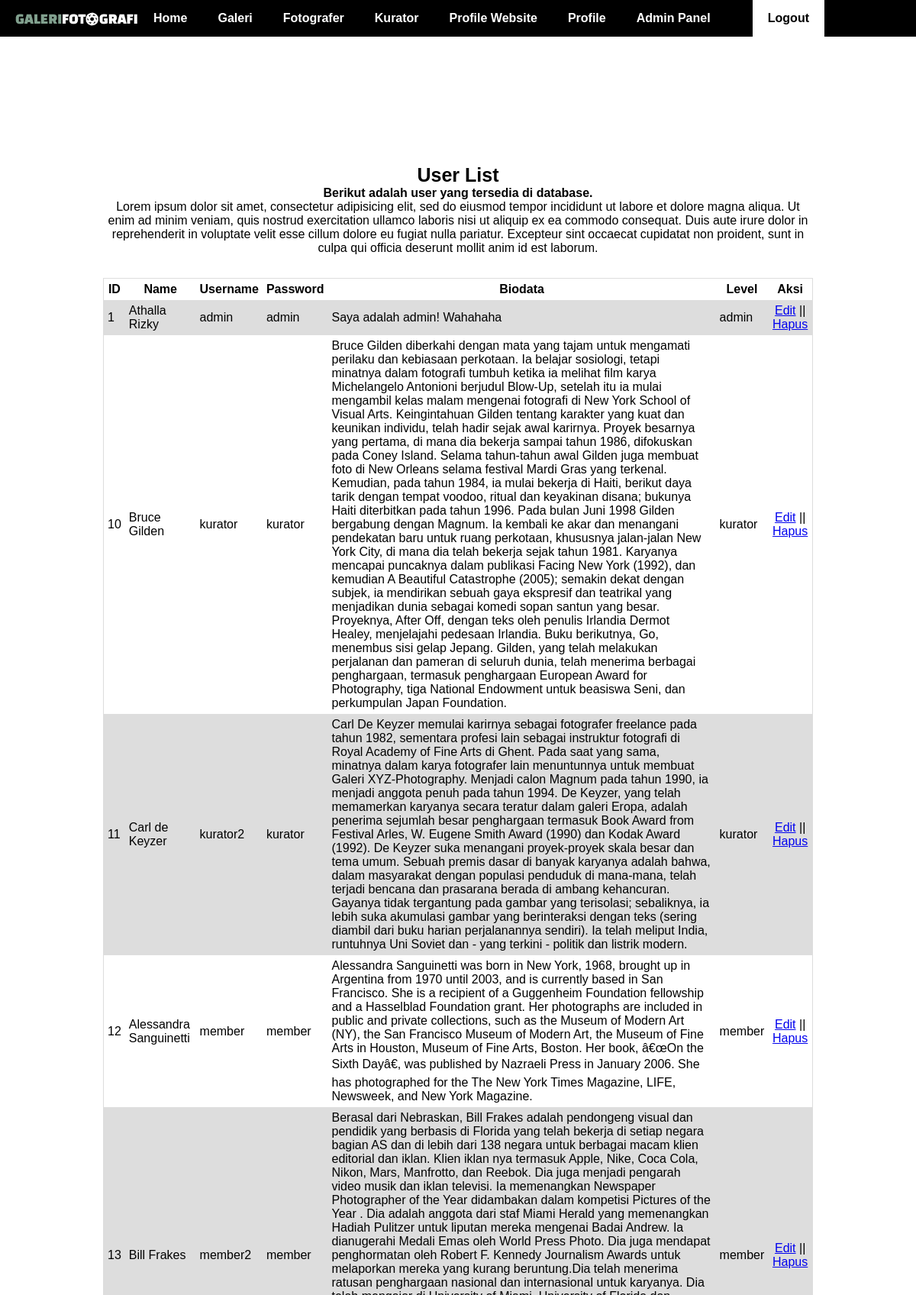
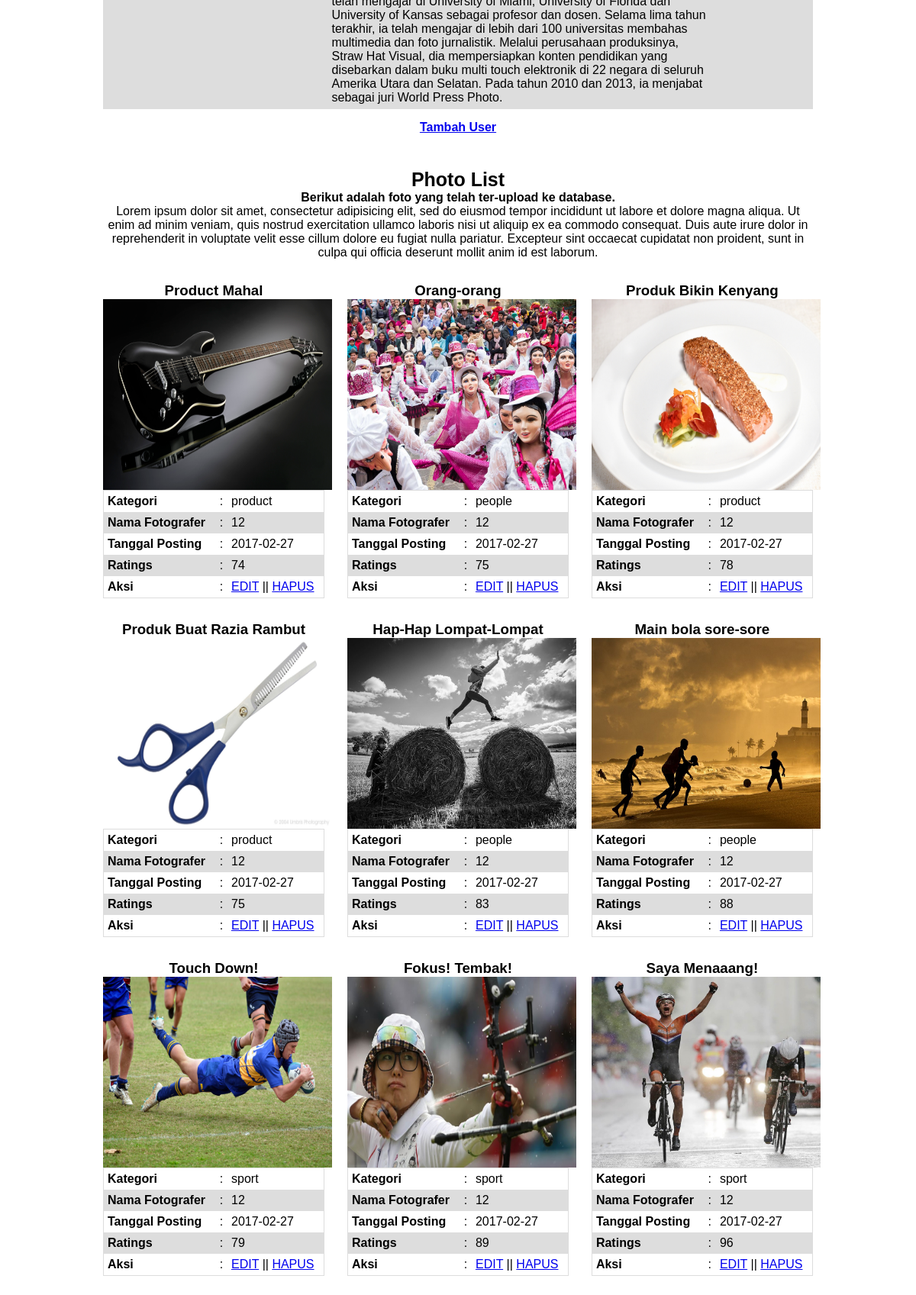
The page /index.php?page=adminPanel (signed in, upper part) on the database its author committed (2 pictures, top to bottom).
### tables this page shows
CREATE TABLE `tb_users` (
  `id` int(11) NOT NULL,
  `name` varchar(25) NOT NULL,
  `username` varchar(25) NOT NULL,
  `password` varchar(25) NOT NULL,
  `photoProfile` varchar(50) DEFAULT NULL,
  `biodata` text,
  `level` enum('admin','kurator','member','') NOT NULL DEFAULT 'member'
);

CREATE TABLE `tb_photo` (
  `id` int(11) NOT NULL,
  `title` varchar(25) NOT NULL,
  `photo` varchar(50) NOT NULL,
  `category` enum('product','people','sport','') DEFAULT NULL,
  `date` date NOT NULL,
  `descPhoto` text NOT NULL,
  `id_user` int(11) NOT NULL,
  `ratings` int(11) DEFAULT NULL
);

### page/adminPanel.php (the view, shortened to what this page needs)
<?php
require_once "header.php";
require_once "core/connection.php";
$query = "SELECT * FROM tb_users";
$result = $conn->query($query);
?>
 <section id="main-title">
   <div class="container">
     <div class="row area">
       <div class="col-12">
         <h1 class="master-title">User List</h1>
         <p class="main-title-desc"><b>Berikut adalah user yang tersedia di database.</b></p>
         <p class="main-title-desc">Lorem ipsum dolor sit amet, consectetur adipisicing elit, sed do eiusmod
         tempor incididunt ut labore et dolore magna aliqua. Ut enim ad minim veniam,
         quis nostrud exercitation ullamco laboris nisi ut aliquip ex ea commodo consequat.
         Duis aute irure dolor in reprehenderit in voluptate velit esse cillum dolore eu fugiat
         nulla pariatur. Excepteur sint occaecat cupidatat non proident, sunt in culpa qui officia
         deserunt mollit anim id est laborum.
         </p>
       </div>
     </div>
     <div class="col-12">
       <table>
         <tr>
           <th>ID</th>
           <th>Name</th>
           <th>Username</th>
           <th>Password</th>
           <th>Biodata</th>
           <th>Level</th>
           <th>Aksi</th>
         </tr>
         <?php if($result->num_rows > 0){
            while($user = $result->fetch_assoc()){
         ?>
             <tr>
               <td><?= $user['id']; ?></td>
               <td><?= $user['name']; ?></td>
               <td><?= $user['username']; ?></td>
               <td><?= $user['password']; ?></td>
               <td><?= $user['biodata']; ?></td>
               <td><?= $user['level']; ?></td>
               <td>
                 <div class="action">
                   <a href="?page=profile&action=edit&id=<?=$user['id'];?>">Edit</a> ||
                   <a href="?page=profile&action=delete&id=<?=$user['id'];?>">Hapus</a>
                 </div>
               </td>
             </tr>
        <?php }} ?>
       </table>
       <div class="col-12">
         <p class="main-title-desc"><b><a href="?page=profile&action=add">Tambah User</a></b></p>
       </div>
     </div>
     </div>
 </section>
 <section id="gallery">
   <div class="container">
     <div class="row">
       <div class="col-12">
         <h1 class="master-title">Photo List</h1>
         <p class="main-title-desc"><b>Berikut adalah foto yang telah ter-upload ke database.</b></p>
         <p class="main-title-desc">Lorem ipsum dolor sit amet, consectetur adipisicing elit, sed do eiusmod
         tempor incididunt ut labore et dolore magna aliqua. Ut enim ad minim veniam,
         quis nostrud exercitation ullamco laboris nisi ut aliquip ex ea commodo consequat.
         Duis aute irure dolor in reprehenderit in voluptate velit esse cillum dolore eu fugiat
         nulla pariatur. Excepteur sint occaecat cupidatat non proident, sunt in culpa qui officia
         deserunt mollit anim id est laborum.
         </p>
       </div>
      <?php
        $query2 ="SELECT * FROM tb_photo";
        $result2 = $conn->query($query2);
        if($result2->num_rows > 0){
          while($photo = $result2->fetch_assoc()){
      ?>
       <div class="col-4">
         <h3 class="titlePhoto"><?= $photo['title']; ?></h3>
         <img src="asset/img/<?= $photo['photo']; ?>" class="box-photo" style="margin: auto; display:block;">
         <table>
           <tr>
             <td><b>Kategori</b></td>
             <td>:</td>
             <td><?= $photo['category']; ?></td>
           </tr>
           <tr>
             <td><b>Nama Fotografer</b></td>
             <td>:</td>
             <td><?= $photo['id_user']; ?></td>
           </tr>
           <tr>
             <td><b>Tanggal Posting</b></td>
             <td>:</td>
             <td><?= $photo['date']; ?></td>
           </tr>
           <tr>
             <td><b>Ratings</b></td>
             <td>:</td>
             <td><?= $photo['ratings']; ?></td>
           </tr>
           <tr>
             <td><b>Aksi</b></td>
             <td>:</td>
             <td>
               <a href="?page=photo&action=edit&id=<?=$photo['id'];?>">EDIT</a> ||
               <a href="?page=photo&action=delete&id=<?=$photo['id'];?>">HAPUS</a>
             </td>
           </tr>
         </table>
       </div>
       <?php } }?>
     </div>
   </div>
 </section>

### asset/style.css (style rules this page uses)
* { margin: 0px; padding: 0px; box-sizing : border-box; font-family: Helvetica; }
.container { width: 80%; margin: auto; }
.row { content: ''; clear: both; display: table; }
[class*="col-"] { padding: 15px; float: left; }
.col-4 { width: 33.33%; }
.col-12 { width: 100%; }
.master-title { font-size: 25px; text-align: center; }
.area { padding-top: 200px; }
.main-title-desc { text-align: center; }
.titlePhoto { text-align: center; }
.box-photo { width: 300px; height: 250px; }
table { border-collapse: collapse; width: 100%; }
td, th { padding: 5px; }

### page/adminPanel.php (style rules this page uses)
table { border-collapse: collapse; border: 1px solid #dddddd; width: 100%; }
td,th { padding: 5px; }
tr:nth-child(even) { background: #dddddd; }
.action { display: block; margin: 0 auto; text-align: center; }

### rows shown on the page
tb_users: id "1", name "Athalla Rizky", username "admin", password "admin", biodata "Saya adalah admin! Wahahaha", level "admin"
tb_users: id "10", name "Bruce Gilden", username "kurator", password "kurator", biodata "Bruce Gilden diberkahi dengan mata yang tajam untuk mengamati perilaku dan kebiasaan perkotaan. Ia belajar sosiologi, tetapi minatnya dalam fotografi tumbuh ketika ia melihat film karya Michelangelo Antonioni berjudul Blow-Up, setelah itu ia mulai mengambil kelas malam mengenai fotografi di New York School of Visual Arts. Keingintahuan Gilden tentang karakter yang kuat dan keunikan individu, telah hadir sejak awal karirnya. Proyek besarnya yang pertama, di mana dia bekerja sampai tahun 1986, difokuskan pada Coney Island. Selama tahun-tahun awal Gilden juga membuat foto di New Orleans selama festival Mardi Gras yang terkenal. Kemudian, pada tahun 1984, ia mulai bekerja di Haiti, berikut daya…", level "kurator"
tb_users: id "11", name "Carl de Keyzer", username "kurator2", password "kurator", biodata "Carl De Keyzer memulai karirnya sebagai fotografer freelance pada tahun 1982, sementara profesi lain sebagai instruktur fotografi di Royal Academy of Fine Arts di Ghent. Pada saat yang sama, minatnya dalam karya fotografer lain menuntunnya untuk membuat Galeri XYZ-Photography. Menjadi calon Magnum pada tahun 1990, ia menjadi anggota penuh pada tahun 1994. De Keyzer, yang telah memamerkan karyanya secara teratur dalam galeri Eropa, adalah penerima sejumlah besar penghargaan termasuk Book Award from Festival Arles, W. Eugene Smith Award (1990) dan Kodak Award (1992). De Keyzer suka menangani proyek-proyek skala besar dan tema umum. Sebuah premis dasar di banyak karyanya adalah bahwa, dalam…", level "kurator"
tb_users: id "12", name "Alessandra Sanguinetti", username "member", password "member", biodata "Alessandra Sanguinetti was born in New York, 1968, brought up in Argentina from 1970 until 2003, and is currently based in San Francisco. She is a recipient of a Guggenheim Foundation fellowship and a Hasselblad Foundation grant. Her photographs are included in public and private collections, such as the Museum of Modern Art (NY), the San Francisco Museum of Modern Art, the Museum of Fine Arts in Houston, Museum of Fine Arts, Boston. Her book, â€œOn the Sixth Dayâ€, was published by Nazraeli Press in January 2006. She has photographed for the The New York Times Magazine, LIFE, Newsweek, and New York Magazine.", level "member"
tb_users: id "13", name "Bill Frakes", username "member2", password "member", biodata "Berasal dari Nebraskan, Bill Frakes adalah pendongeng visual dan pendidik yang berbasis di Florida yang telah bekerja di setiap negara bagian AS dan di lebih dari 138 negara untuk berbagai macam klien editorial dan iklan. Klien iklan nya termasuk Apple, Nike, Coca Cola, Nikon, Mars, Manfrotto, dan Reebok. Dia juga menjadi pengarah video musik dan iklan televisi. Ia memenangkan Newspaper Photographer of the Year didambakan dalam kompetisi Pictures of the Year . Dia adalah anggota dari staf Miami Herald yang memenangkan Hadiah Pulitzer untuk liputan mereka mengenai Badai Andrew. Ia dianugerahi Medali Emas oleh World Press Photo. Dia juga mendapat penghormatan oleh Robert F. Kennedy Journalism…", level "member"
tb_photo: title "Product Mahal", photo (picture), category "product", id_user "12", date "2017-02-27", ratings "74"
tb_photo: title "Orang-orang", photo (picture), category "people", id_user "12", date "2017-02-27", ratings "75"
tb_photo: title "Produk Bikin Kenyang", photo (picture), category "product", id_user "12", date "2017-02-27", ratings "78"
tb_photo: title "Produk Buat Razia Rambut", photo (picture), category "product", id_user "12", date "2017-02-27", ratings "75"
tb_photo: title "Hap-Hap Lompat-Lompat", photo (picture), category "people", id_user "12", date "2017-02-27", ratings "83"
tb_photo: title "Main bola sore-sore", photo (picture), category "people", id_user "12", date "2017-02-27", ratings "88"
tb_photo: title "Touch Down!", photo (picture), category "sport", id_user "12", date "2017-02-27", ratings "79"
tb_photo: title "Fokus! Tembak!", photo (picture), category "sport", id_user "12", date "2017-02-27", ratings "89"
tb_photo: title "Saya Menaaang!", photo (picture), category "sport", id_user "12", date "2017-02-27", ratings "96"
